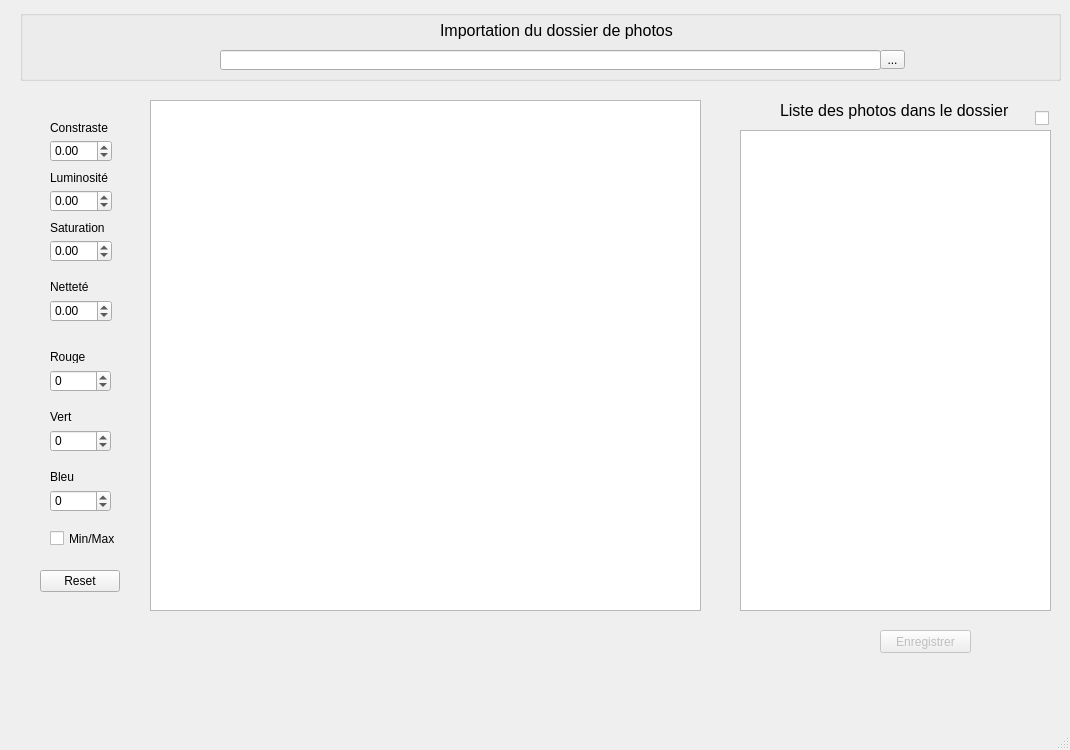
<?xml version="1.0" encoding="UTF-8"?>
<ui version="4.0">
 <class>colorWindow</class>
 <widget class="QMainWindow" name="colorWindow">
  <property name="geometry">
   <rect>
    <x>0</x>
    <y>0</y>
    <width>1070</width>
    <height>750</height>
   </rect>
  </property>
  <property name="windowTitle">
   <string>Rehaussement des couleurs</string>
  </property>
  <widget class="QWidget" name="centralwidget">
   <widget class="QGraphicsView" name="graphicsView">
    <property name="geometry">
     <rect>
      <x>150</x>
      <y>100</y>
      <width>551</width>
      <height>511</height>
     </rect>
    </property>
   </widget>
   <widget class="QLabel" name="label">
    <property name="geometry">
     <rect>
      <x>50</x>
      <y>120</y>
      <width>61</width>
      <height>16</height>
     </rect>
    </property>
    <property name="text">
     <string>Constraste</string>
    </property>
   </widget>
   <widget class="QLabel" name="label_2">
    <property name="geometry">
     <rect>
      <x>50</x>
      <y>170</y>
      <width>71</width>
      <height>16</height>
     </rect>
    </property>
    <property name="text">
     <string>Luminosité</string>
    </property>
   </widget>
   <widget class="QLabel" name="label_3">
    <property name="geometry">
     <rect>
      <x>50</x>
      <y>220</y>
      <width>61</width>
      <height>16</height>
     </rect>
    </property>
    <property name="text">
     <string>Saturation</string>
    </property>
   </widget>
   <widget class="QDoubleSpinBox" name="spinBoxContrast">
    <property name="geometry">
     <rect>
      <x>50</x>
      <y>140</y>
      <width>62</width>
      <height>22</height>
     </rect>
    </property>
    <property name="minimum">
     <double>-1.000000000000000</double>
    </property>
    <property name="maximum">
     <double>4.000000000000000</double>
    </property>
    <property name="singleStep">
     <double>0.050000000000000</double>
    </property>
   </widget>
   <widget class="QDoubleSpinBox" name="spinBoxLuminosite">
    <property name="geometry">
     <rect>
      <x>50</x>
      <y>190</y>
      <width>62</width>
      <height>22</height>
     </rect>
    </property>
    <property name="minimum">
     <double>-1.000000000000000</double>
    </property>
    <property name="maximum">
     <double>4.000000000000000</double>
    </property>
    <property name="singleStep">
     <double>0.050000000000000</double>
    </property>
   </widget>
   <widget class="QDoubleSpinBox" name="spinBoxSaturation">
    <property name="geometry">
     <rect>
      <x>50</x>
      <y>240</y>
      <width>62</width>
      <height>22</height>
     </rect>
    </property>
    <property name="minimum">
     <double>-1.000000000000000</double>
    </property>
    <property name="maximum">
     <double>4.000000000000000</double>
    </property>
    <property name="singleStep">
     <double>0.050000000000000</double>
    </property>
   </widget>
   <widget class="QSpinBox" name="spinBoxRed">
    <property name="geometry">
     <rect>
      <x>50</x>
      <y>370</y>
      <width>61</width>
      <height>22</height>
     </rect>
    </property>
    <property name="minimum">
     <number>-100</number>
    </property>
    <property name="maximum">
     <number>100</number>
    </property>
    <property name="singleStep">
     <number>5</number>
    </property>
   </widget>
   <widget class="QSpinBox" name="spinBoxGreen">
    <property name="geometry">
     <rect>
      <x>50</x>
      <y>430</y>
      <width>61</width>
      <height>22</height>
     </rect>
    </property>
    <property name="minimum">
     <number>-100</number>
    </property>
    <property name="maximum">
     <number>100</number>
    </property>
    <property name="singleStep">
     <number>5</number>
    </property>
   </widget>
   <widget class="QSpinBox" name="spinBoxBlue">
    <property name="geometry">
     <rect>
      <x>50</x>
      <y>490</y>
      <width>61</width>
      <height>22</height>
     </rect>
    </property>
    <property name="minimum">
     <number>-100</number>
    </property>
    <property name="maximum">
     <number>100</number>
    </property>
    <property name="singleStep">
     <number>5</number>
    </property>
   </widget>
   <widget class="QDoubleSpinBox" name="spinBoxNettete">
    <property name="geometry">
     <rect>
      <x>50</x>
      <y>300</y>
      <width>62</width>
      <height>22</height>
     </rect>
    </property>
    <property name="minimum">
     <double>-1.000000000000000</double>
    </property>
    <property name="maximum">
     <double>4.000000000000000</double>
    </property>
    <property name="singleStep">
     <double>0.050000000000000</double>
    </property>
   </widget>
   <widget class="QLabel" name="label_4">
    <property name="geometry">
     <rect>
      <x>50</x>
      <y>280</y>
      <width>47</width>
      <height>13</height>
     </rect>
    </property>
    <property name="text">
     <string>Netteté</string>
    </property>
   </widget>
   <widget class="QCheckBox" name="checkBoxMinMax">
    <property name="geometry">
     <rect>
      <x>50</x>
      <y>530</y>
      <width>70</width>
      <height>17</height>
     </rect>
    </property>
    <property name="text">
     <string>Min/Max</string>
    </property>
   </widget>
   <widget class="QLabel" name="label_5">
    <property name="geometry">
     <rect>
      <x>50</x>
      <y>350</y>
      <width>47</width>
      <height>13</height>
     </rect>
    </property>
    <property name="text">
     <string>Rouge</string>
    </property>
   </widget>
   <widget class="QLabel" name="label_6">
    <property name="geometry">
     <rect>
      <x>50</x>
      <y>410</y>
      <width>47</width>
      <height>13</height>
     </rect>
    </property>
    <property name="text">
     <string>Vert</string>
    </property>
   </widget>
   <widget class="QLabel" name="label_7">
    <property name="geometry">
     <rect>
      <x>50</x>
      <y>470</y>
      <width>47</width>
      <height>13</height>
     </rect>
    </property>
    <property name="text">
     <string>Bleu</string>
    </property>
   </widget>
   <widget class="QDialogButtonBox" name="buttonBoxReset">
    <property name="geometry">
     <rect>
      <x>40</x>
      <y>570</y>
      <width>81</width>
      <height>23</height>
     </rect>
    </property>
    <property name="standardButtons">
     <set>QDialogButtonBox::Reset</set>
    </property>
   </widget>
   <widget class="QGroupBox" name="groupBox">
    <property name="geometry">
     <rect>
      <x>20</x>
      <y>10</y>
      <width>1041</width>
      <height>71</height>
     </rect>
    </property>
    <property name="title">
     <string/>
    </property>
    <widget class="QLineEdit" name="lineEdit">
     <property name="geometry">
      <rect>
       <x>200</x>
       <y>40</y>
       <width>661</width>
       <height>20</height>
      </rect>
     </property>
    </widget>
    <widget class="QToolButton" name="toolButton">
     <property name="geometry">
      <rect>
       <x>860</x>
       <y>40</y>
       <width>25</width>
       <height>19</height>
      </rect>
     </property>
     <property name="text">
      <string>...</string>
     </property>
    </widget>
    <widget class="QLabel" name="label_9">
     <property name="geometry">
      <rect>
       <x>420</x>
       <y>10</y>
       <width>251</width>
       <height>21</height>
      </rect>
     </property>
     <property name="font">
      <font>
       <pointsize>12</pointsize>
      </font>
     </property>
     <property name="text">
      <string>Importation du dossier de photos</string>
     </property>
    </widget>
   </widget>
   <widget class="QPushButton" name="saveButton">
    <property name="enabled">
     <bool>false</bool>
    </property>
    <property name="geometry">
     <rect>
      <x>880</x>
      <y>630</y>
      <width>91</width>
      <height>23</height>
     </rect>
    </property>
    <property name="text">
     <string>Enregistrer</string>
    </property>
   </widget>
   <widget class="QTableView" name="tableView">
    <property name="geometry">
     <rect>
      <x>740</x>
      <y>130</y>
      <width>311</width>
      <height>481</height>
     </rect>
    </property>
    <property name="verticalScrollBarPolicy">
     <enum>Qt::ScrollBarAsNeeded</enum>
    </property>
    <property name="horizontalScrollBarPolicy">
     <enum>Qt::ScrollBarAlwaysOff</enum>
    </property>
    <property name="autoScroll">
     <bool>false</bool>
    </property>
    <property name="selectionMode">
     <enum>QAbstractItemView::SingleSelection</enum>
    </property>
    <property name="selectionBehavior">
     <enum>QAbstractItemView::SelectItems</enum>
    </property>
    <attribute name="horizontalHeaderVisible">
     <bool>false</bool>
    </attribute>
    <attribute name="verticalHeaderVisible">
     <bool>false</bool>
    </attribute>
   </widget>
   <widget class="QLabel" name="label_8">
    <property name="geometry">
     <rect>
      <x>780</x>
      <y>100</y>
      <width>231</width>
      <height>21</height>
     </rect>
    </property>
    <property name="font">
     <font>
      <pointsize>12</pointsize>
     </font>
    </property>
    <property name="text">
     <string>Liste des photos dans le dossier</string>
    </property>
   </widget>
   <widget class="QLabel" name="saveImage">
    <property name="geometry">
     <rect>
      <x>990</x>
      <y>625</y>
      <width>21</width>
      <height>31</height>
     </rect>
    </property>
    <property name="styleSheet">
     <string notr="true">image: url(:/Rehaussement/Icons/redCross.png);</string>
    </property>
    <property name="text">
     <string/>
    </property>
   </widget>
   <widget class="QCheckBox" name="checkBoxSave">
    <property name="enabled">
     <bool>true</bool>
    </property>
    <property name="geometry">
     <rect>
      <x>1035</x>
      <y>110</y>
      <width>16</width>
      <height>17</height>
     </rect>
    </property>
    <property name="text">
     <string/>
    </property>
   </widget>
  </widget>
  <widget class="QMenuBar" name="menubar">
   <property name="geometry">
    <rect>
     <x>0</x>
     <y>0</y>
     <width>1070</width>
     <height>21</height>
    </rect>
   </property>
  </widget>
  <widget class="QStatusBar" name="statusbar"/>
 </widget>
 <resources>
  <include location="resources.qrc"/>
 </resources>
 <connections/>
</ui>
